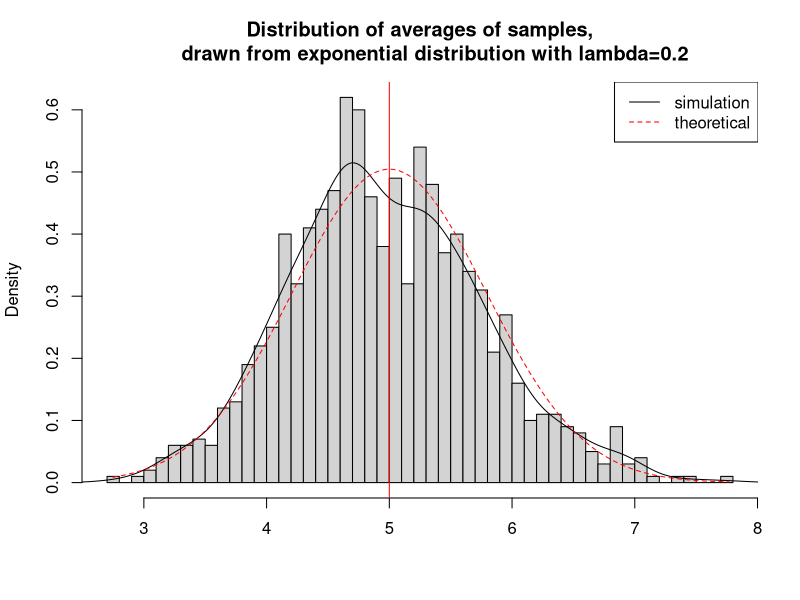

Generate this figure with R:
## ---- chunk 1
knitr::opts_chunk$set(echo = TRUE)
## ---- chunk 2
# set seed for reproducability
set.seed(50)


nosim <- 1000
n <- 40
lambda <- 0.2
# create a 1000-row matrix in which each row consists of
# 40 samples drawn from the exp distribution
simdata <- matrix(rexp(nosim * n, rate = lambda), nosim)
# take the mean for each row
row_means <- rowMeans(simdata)
## ---- chunk 3
th_mean <- 1/lambda
sa_mean <- mean(row_means)
th_var <- (1/lambda)^2/n
sa_var <- var(row_means)
## ---- chunk 4
print(paste("Theoretical mean: ", th_mean));
print(paste("Sample mean: ", round(sa_mean, 3)))
## ---- chunk 5
print (paste("Theoretical variance: ", th_var));
print(paste("Sample Variance: ", round(sa_var, 3)))

## ---- chunk 6
# plot the histogram of averages
hist(row_means, breaks=50, prob=TRUE,
     main="Distribution of averages of samples,
     drawn from exponential distribution with lambda=0.2",
     xlab="")
# density of the averages of samples
lines(density(row_means))
# theoretical center of distribution
abline(v=1/lambda, col="red")
# theoretical density of the averages of samples
xfit <- seq(min(row_means), max(row_means), length=100)
yfit <- dnorm(xfit, mean=1/lambda, sd=(1/lambda/sqrt(n)))
lines(xfit, yfit, pch=22, col="red", lty=2)
# add legend
legend('topright', c("simulation", "theoretical"), lty=c(1,2), col=c("black", "red"))
